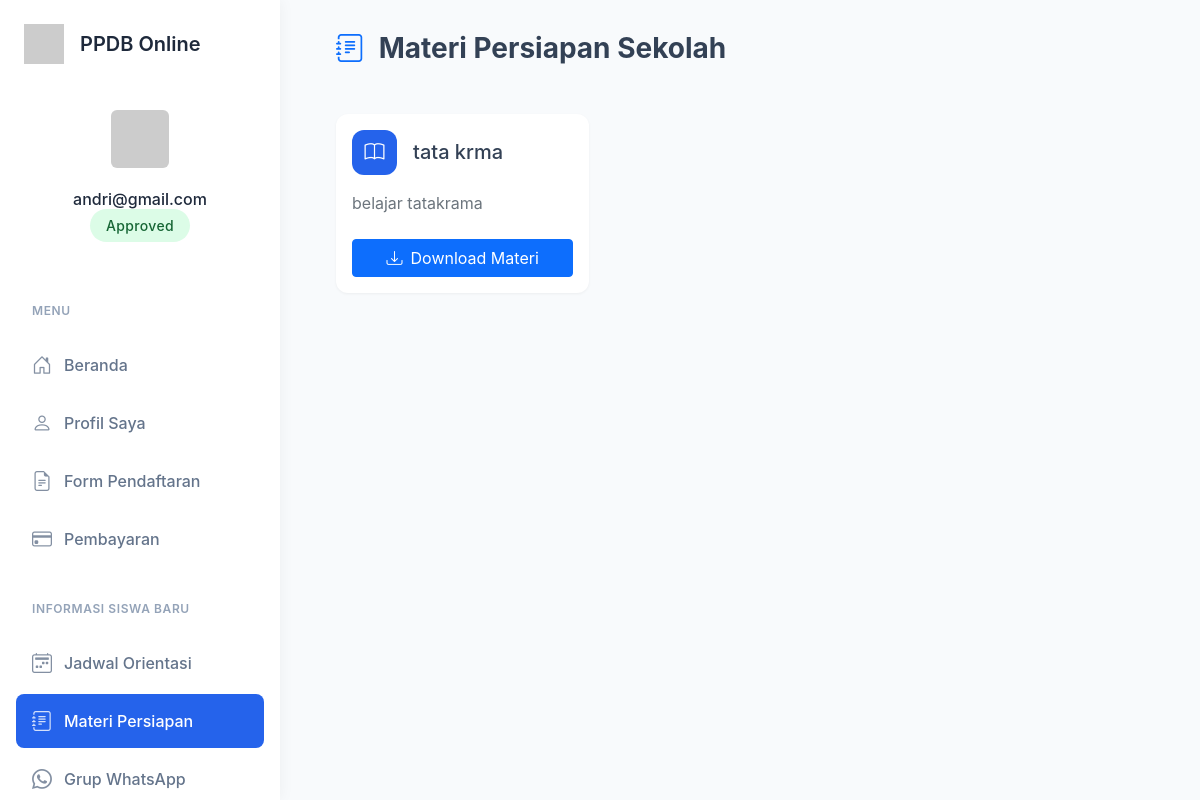
Screenshot of /materi-persiapan (signed in) with the database file from the repository.
### app.py (models this page shows, shortened)
class User(db.Model):
    __tablename__ = 'users'  # Explicitly define table name
    id = db.Column(db.Integer, primary_key=True)
    username = db.Column(db.String(100), unique=True, nullable=False)
    password = db.Column(db.String(200), nullable=False)
    is_admin = db.Column(db.Boolean, default=False)
    is_verified = db.Column(db.Boolean, default=False)  # Add this attribute
    formulir = db.relationship('Formulir', back_populates='user')  # Add this relationship
    posts = db.relationship('ForumPost', backref='author', lazy=True)
    comments = db.relationship('ForumComment', backref='author', lazy=True)

class Formulir(db.Model):
    id = db.Column(db.Integer, primary_key=True)
    user_id = db.Column(db.Integer, db.ForeignKey('users.id'), nullable=False)
    user = db.relationship('User', back_populates='formulir')
    nama_lengkap = db.Column(db.String(100))
    tempat_lahir = db.Column(db.String(100))
    tanggal_lahir = db.Column(db.String(100))
    jenis_kelamin = db.Column(db.String(20))
    alamat = db.Column(db.String(200))
    asal_sekolah = db.Column(db.String(200))
    jurusan = db.Column(db.String(100))
    no_hp = db.Column(db.String(20))
    foto_path = db.Column(db.String(200))
    ijazah_path = db.Column(db.String(200))
    pembayaran_path = db.Column(db.String(200))
    pembayaran_status = db.Column(db.String(20), default='belum')
    verifikasi_status = db.Column(db.String(20), default='belum')

class OrientationMaterial(db.Model):
    id = db.Column(db.Integer, primary_key=True)
    judul = db.Column(db.String(200), nullable=False)
    deskripsi = db.Column(db.Text, nullable=False)
    icon = db.Column(db.String(50), nullable=False)
    file_path = db.Column(db.String(200))
    timestamp = db.Column(db.DateTime, default=db.func.now())

### app.py (the view)
    def wrapper(*args, **kwargs):
        if 'user_id' not in session:
            flash('Anda perlu masuk terlebih dahulu.')
            return redirect(url_for('login'))
        return f(*args, **kwargs)

### app.py (called while the page is built)
@app.before_request
def make_session_permanent():
    session.permanent = True

def login_required(f):
    def wrapper(*args, **kwargs):
        if 'user_id' not in session:
            flash('Anda perlu masuk terlebih dahulu.')
            return redirect(url_for('login'))
        return f(*args, **kwargs)
    wrapper.__name__ = f.__name__
    return wrapper

@app.before_request
def update_last_seen():
    if 'user_id' in session:
        online_user = OnlineUser.query.filter_by(user_id=session['user_id']).first()
        if online_user:
            online_user.last_seen = datetime.utcnow()
        else:
            online_user = OnlineUser(user_id=session['user_id'])
            db.session.add(online_user)
        db.session.commit()
        five_minutes_ago = datetime.utcnow() - timedelta(minutes=5)
        OnlineUser.query.filter(OnlineUser.last_seen < five_minutes_ago).delete()
        db.session.commit()

@app.context_processor
def utility_processor():
    def get_current_user():
        if 'user_id' in session:
            return User.query.get(session['user_id'])
        return None
    def get_user_formulir():
        if 'user_id' in session:
            return Formulir.query.filter_by(user_id=session['user_id']).first()
        return None
    return dict(get_current_user=get_current_user, get_user_formulir=get_user_formulir)

@app.route('/materi-persiapan')
@login_required
def materi_persiapan():
    formulir = Formulir.query.filter_by(user_id=session['user_id']).first()
    if not formulir or formulir.pembayaran_status != 'approved':
        flash('Anda harus menyelesaikan pembayaran terlebih dahulu')
        return redirect(url_for('index'))
    materi = OrientationMaterial.query.all()
    return render_template('orientasi/materi.html', materi=materi)

### templates/orientasi/materi.html (shortened to what this page needs)
{% extends "base.html" %}
{% block content %}
<div class="container-fluid">
    <div class="row mb-4">
        <div class="col-12">
            <h3 class="fw-bold mb-4">
                <i class="bi bi-journal-text text-primary me-2"></i>
                Materi Persiapan Sekolah
            </h3>
        </div>
    </div>
    <div class="row">
        {% for m in materi %}
        <div class="col-md-6 col-lg-4 mb-4">
            <div class="card h-100 material-card">
                <div class="card-body">
                    <div class="d-flex align-items-center mb-3">
                        <div class="material-icon me-3">
                            <i class="bi {{ m.icon }}"></i>
                        </div>
                        <h5 class="card-title mb-0">{{ m.judul }}</h5>
                    </div>
                    <p class="card-text text-muted mb-4">{{ m.deskripsi }}</p>
                    {% if m.file_path %}
                    <a href="{{ url_for('uploaded_file', filename=m.file_path.split('/')[-1]) }}"
                       class="btn btn-primary w-100" target="_blank">
                        <i class="bi bi-download me-2"></i>Download Materi
                    </a>
                    {% endif %}
                </div>
            </div>
        </div>
        {% endfor %}
    </div>
</div>
{% endblock %}

### templates/base.html (shortened to what this page needs)
<!DOCTYPE html>
<html>
<head>
  <link href="https://cdn.jsdelivr.net/npm/bootstrap@5.1.3/dist/css/bootstrap.min.css" rel="stylesheet">
  <link rel="stylesheet" href="https://cdn.jsdelivr.net/npm/bootstrap-icons@1.8.1/font/bootstrap-icons.css">
</head>
<body>
  <div class="wrapper">
    <nav class="sidebar">
      <div class="sidebar-header">
        <div class="sidebar-brand">
          <img src="https://ui-avatars.com/api/?name=PPDB&background=2563eb&color=fff" alt="Logo">
          <h4>PPDB Online</h4>
        </div>
        {% if session.user_id %}
        <div class="sidebar-user">
          {% set user = get_current_user() %}
          <img src="https://ui-avatars.com/api/?name={{ user.username }}&background=random" alt="Profile">
          <h6 class="mt-3 mb-1">{{ user.username }}</h6>
          {% set formulir = get_user_formulir() %}
          {% if formulir %}
          <span class="status-badge
                    {% if formulir.verifikasi_status == 'approved' %}status-approved
                    {% elif formulir.verifikasi_status == 'pending' %}status-pending
                    {% else %}status-rejected{% endif %}">
            {{ formulir.verifikasi_status|title }}
          </span>
          {% endif %}
        </div>
        {% endif %}
      </div>
      <div class="sidebar-menu">
        <div class="nav-section">
          <div class="nav-section-title">Menu</div>
          <div class="nav flex-column">
            {% if not session.user_id %}
            <a href="{{ url_for('index') }}" class="nav-link {{ 'active' if request.endpoint == 'index' }}">
              <i class="bi bi-house-door"></i>
              <span>Beranda</span>
            </a>
            <a href="{{ url_for('login') }}" class="nav-link {{ 'active' if request.endpoint == 'login' }}">
              <i class="bi bi-box-arrow-in-right"></i>
              <span>Login</span>
            </a>
            <a href="{{ url_for('register') }}" class="nav-link {{ 'active' if request.endpoint == 'register' }}">
              <i class="bi bi-person-plus"></i>
              <span>Daftar</span>
            </a>
            {% else %}
            <a href="{{ url_for('index') }}" class="nav-link {{ 'active' if request.endpoint == 'index' }}">
              <i class="bi bi-house-door"></i>
              <span>Beranda</span>
            </a>
            <a href="{{ url_for('profile') }}" class="nav-link {{ 'active' if request.endpoint == 'profile' }}">
              <i class="bi bi-person"></i>
              <span>Profil Saya</span>
            </a>
            <a href="{{ url_for('verifikasi') }}" class="nav-link {{ 'active' if request.endpoint == 'verifikasi' }}">
              <i class="bi bi-file-earmark-text"></i>
              <span>Form Pendaftaran</span>
            </a>
            {% set formulir = get_user_formulir() %}
            {% if formulir and formulir.verifikasi_status == 'approved' %}
            <a href="{{ url_for('pembayaran') }}" class="nav-link {{ 'active' if request.endpoint == 'pembayaran' }}">
              <i class="bi bi-credit-card"></i>
              <span>Pembayaran</span>
            </a>
            {% if formulir.pembayaran_status == 'approved' %}
            <div class="nav-section-title mt-4">Informasi Siswa Baru</div>
            <a href="{{ url_for('jadwal_orientasi') }}" class="nav-link {{ 'active' if request.endpoint == 'jadwal_orientasi' }}">
              <i class="bi bi-calendar2-week"></i>
              <span>Jadwal Orientasi</span>
            </a>
            <a href="{{ url_for('materi_persiapan') }}" class="nav-link {{ 'active' if request.endpoint == 'materi_persiapan' }}">
              <i class="bi bi-journal-text"></i>
              <span>Materi Persiapan</span>
            </a>
            <a href="{{ url_for('grup_wa') }}" class="nav-link {{ 'active' if request.endpoint == 'grup_wa' }}">
              <i class="bi bi-whatsapp"></i>
              <span>Grup WhatsApp</span>
            </a>
            {% endif %}
            {% endif %}
            {% endif %}
          </div>
        </div>
      </div>
    </nav>
    <div class="content">
      <div class="container-fluid">
        {% block content %}{% endblock %}
      </div>
    </div>
  </div>
</body>
</html>

### templates/base.html (style rules this page uses)
:root { --primary-color: #2563eb; --secondary-color: #3b82f6; --sidebar-width: 280px; }
body { font-family: 'Inter', system-ui, -apple-system, sans-serif; background: #f8fafc; color: #334155; }
.wrapper { display: flex; min-height: 100vh; }
.sidebar { width: var(--sidebar-width); background: #ffffff; color: #1e293b; position: fixed; height: 100vh; display: flex; flex-direction: column; transition: all 0.3s; box-shadow: 0 0 15px rgba(0, 0, 0, 0.05); z-index: 1000; }
.sidebar-header { padding: 1.5rem; background: rgba(255, 255, 255, 0.05); border-bottom: 1px solid rgba(255, 255, 255, 0.1); flex-shrink: 0; }
.sidebar-brand { display: flex; align-items: center; margin-bottom: 1.5rem; }
.sidebar-brand img { width: 40px; height: 40px; margin-right: 1rem; }
.sidebar-brand h4 { color: #1e293b; margin: 0; font-size: 1.25rem; font-weight: 600; }
.sidebar-user { text-align: center; padding: 1rem 0; }
.sidebar-user img { width: 70px; height: 70px; border-radius: 12px; border: 3px solid rgba(255, 255, 255, 0.1); padding: 3px; }
.sidebar-menu { padding: 1rem; flex-grow: 1; overflow-y: auto; overflow-x: hidden; }
.nav-section { margin-bottom: 1rem; }
.nav-section-title { color: #94a3b8; font-size: 0.75rem; font-weight: 600; text-transform: uppercase; letter-spacing: 0.05em; padding: 0.5rem 1rem; margin-bottom: 0.5rem; }
.nav-link { color: #64748b; padding: 0.75rem 1rem; border-radius: 8px; margin: 0.125rem 0; font-weight: 500; transition: all 0.2s; display: flex; align-items: center; }
.nav-link.active { color: white; background: var(--primary-color); }
.nav-link i { font-size: 1.25rem; margin-right: 0.75rem; opacity: 0.8; }
.content { margin-left: var(--sidebar-width); padding: 2rem; width: calc(100% - var(--sidebar-width)); }
.card { border: none; border-radius: 12px; box-shadow: 0 1px 3px rgba(0, 0, 0, 0.05); transition: transform 0.2s, box-shadow 0.2s; }
.status-badge { padding: 0.5rem 1rem; border-radius: 999px; font-size: 0.875rem; font-weight: 500; letter-spacing: 0.025em; }
.status-approved { background: #dcfce7; color: #166534; }

### templates/orientasi/materi.html (style rules this page uses)
.material-card { transition: transform 0.2s; }
.material-icon { width: 45px; height: 45px; background: var(--primary-color); color: white; border-radius: 12px; display: flex; align-items: center; justify-content: center; font-size: 1.25rem; }

### rows the page displays
User: username "andri@gmail.com"
Formulir: verifikasi_status "Approved"
OrientationMaterial: judul "tata krma", deskripsi "belajar tatakrama"
